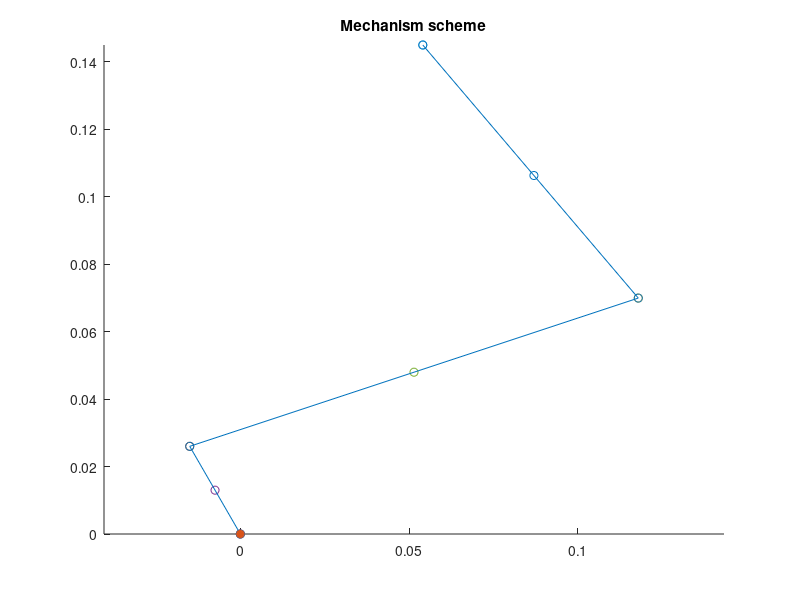

This figure's MATLAB source: (Note: this script raises an error after producing the figure.)
% Slider crank kinematic analysis
close all
clc

%Geometrical settings
L2 = 0.03;
L3 = 0.14;
L4 = 0.197;
xD = 0.087;
yD = 0.10624;

%Inital rotational speed
omega0 = 4;
tend = 2; %final time of analysis
dt = 0.001; % time step

%Initial coordinates
alpha0 = 120;
xG2 = -L2/2*cosd(180-alpha0);
yG2 = L2/2*sind(180-alpha0);
xB = 2*xG2;
yB = 2*yG2;
beta0 = 18.29;
xC = xB + L3*cosd(beta0);
yC = yB + L3*sind(beta0);
xG3 = xB + L3/2*cosd(beta0);
yG3 = yB + L3/2*sind(beta0);
gamma0 = 180 + atand((yD-yC)/(xD-xC));
xG4 = xC + L4/2*cosd(gamma0);
yG4 = yC + L4/2*sind(gamma0);

%Check of shape
figure
scatter(xD,yD)
hold on
axis equal
scatter(xB,yB)
scatter(xC,yC)
scatter(xG2,yG2)
scatter(xG3,yG3)
scatter(xG4,yG4)
scatter(0,0)
plot([0,xB,xC,xG4],[0,yB,yC,yG4],'-o')
plot(0, 0, '*', 'LineWidth', 2)
title('Mechanism scheme')

%% Coordinates
% ground
q1 = [0; 0; 0];

% crank gravity center
q2 = [xG2
    yG2
    pi/180*(alpha0)];

% link gravity center
q3 = [xG3
    yG3
    pi/180*(beta0)];

% wiper gravity center
q4 = [xG4
    yG4
    pi/180*(gamma0)];

q_0 = [q1; q2; q3; q4]; % initial coordinates
%% Revolute joints
% 1 connects ground 1 and crank
revolute(1).i = 1;
revolute(1).j = 2;
revolute(1).s_i = [0; 0];
revolute(1).s_j = [-L2/2; 0];

% 2 connects crank and link
revolute(2).i = 2;
revolute(2).j = 3;
revolute(2).s_i = [L2/2; 0];
revolute(2).s_j = [-L3/2; 0];

% 3 connects link and wiper
revolute(3).i = 3;
revolute(3).j = 4;
revolute(3).s_i = [L3/2; 0];
revolute(3).s_j = [-L4/2; 0];

% 4 connects ground 1 and wiper
revolute(4).i = 4;
revolute(4).j = 1;
revolute(4).s_i = [-sqrt((xG4-xD)^2+(yG4-yD)^2); 0];
revolute(4).s_j = [xD; yD];

% % % Check revolute joint constraints
% r = revolute(4);
% C_r_i = revolute_joint(r.i, r.j, r.s_i, r.s_j, q_0);
%% Simple constraints

% Three simple joints to fix the ground origin
simple(1).i = 1;
simple(1).k = 1;
simple(1).c_k = 0;

simple(2).i = 1;
simple(2).k = 2;
simple(2).c_k = 0;

simple(3).i = 1;
simple(3).k = 3;
simple(3).c_k = 0;

% % % check simple constraints
%  for s = simple
%      C_s_i = simple_joint(s.i, s.k, s.c_k, q_0);
%  end
%% Add some driving constraints
driving.i = 2;
driving.k = 3;
driving.d_k = @(t)  pi/180*(alpha0) - omega0 * t;
driving.d_k_t = @(t) -omega0;
driving.d_k_tt = @(t) 0;

% % % Verify
% d = driving(1);
% C_d_i = driving_joint(d.i, d.k, d.d_k, 0, q_0)

% %% Verify constraint function
%clc;
C = constraint(revolute, simple, driving, 0, q_0);

%% Jacobian of our constraints

Cq = constraint_dq(revolute, simple, driving, 0, q_0);
%% Verify Ct
Ct = constraint_dt(revolute, simple, driving, 0, q_0);
%% Solve constraint equation using NR for position and velocity
C_fun = @(t, q) constraint(revolute, simple, driving, t, q);
Cq_fun = @(t, q) constraint_dq(revolute, simple, driving, t, q);
Ct_fun = @(t, q) constraint_dt(revolute, simple, driving, t, q);
Ctt_fun = @(t, q, dq) constraint_dtt(revolute, simple, driving, t, q, dq);
[T, Q, QP, QPP] = pos_vel_acc_NR(C_fun, Cq_fun, Ct_fun, Ctt_fun, tend, q_0,dt);

%% Position plot
figure
plot(Q(:, 4), Q(:, 5), ...
    Q(:, 7), Q(:, 8), ...
    Q(:, 10), Q(:, 11), ...
    0, 0, '*', 'LineWidth', 2);
axis equal
legend('body2','body 3','wiper')
title('Position')
xlabel('X[m]')
ylabel('Y[m]')
%% Velocity plot
figure
plot(QP(:, 4), QP(:, 5), ...
    QP(:, 7), QP(:, 8), ...
    QP(:, 10), QP(:, 11), ...
    0, 0, '*', 'LineWidth', 2);
axis equal
legend('body2','body 3','wiper')
title('Velocity')
xlabel('vx[m/s]')
ylabel('vy[m/s]')
%% Acceleration plot
figure
plot(QPP(:, 4), QPP(:, 5), ...
    QPP(:, 7), QPP(:, 8), ...
    QPP(:, 10), QPP(:, 11), ...
    0, 0, '*', 'LineWidth', 2);
axis equal
legend('body2','body 3','wiper')
title('Acceleration')
xlabel('ax[m/s^2]')
ylabel('ay[m/s^2]')